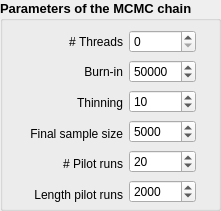
  <widget class="QGroupBox" name="groupBox_3">
   <property name="geometry">
    <rect>
     <x>10</x>
     <y>180</y>
     <width>221</width>
     <height>211</height>
    </rect>
   </property>
   <property name="font">
    <font>
     <pointsize>10</pointsize>
     <weight>75</weight>
     <bold>true</bold>
    </font>
   </property>
   <property name="title">
    <string>Parameters of the MCMC chain</string>
   </property>
   <widget class="QWidget" name="">
    <property name="geometry">
     <rect>
      <x>0</x>
      <y>29</y>
      <width>226</width>
      <height>178</height>
     </rect>
    </property>
    <layout class="QHBoxLayout" name="horizontalLayout_11">
     <item>
      <spacer name="horizontalSpacer_6">
       <property name="orientation">
        <enum>Qt::Horizontal</enum>
       </property>
       <property name="sizeHint" stdset="0">
        <size>
         <width>40</width>
         <height>20</height>
        </size>
       </property>
      </spacer>
     </item>
     <item>
      <layout class="QVBoxLayout" name="verticalLayout_8">
       <item>
        <widget class="QLabel" name="label_15">
         <property name="font">
          <font>
           <pointsize>9</pointsize>
           <weight>50</weight>
           <bold>false</bold>
          </font>
         </property>
         <property name="toolTip">
          <string>Number of CPU threads used
for computation</string>
         </property>
         <property name="locale">
          <locale language="English" country="UnitedStates"/>
         </property>
         <property name="text">
          <string># Threads</string>
         </property>
         <property name="alignment">
          <set>Qt::AlignRight|Qt::AlignTrailing|Qt::AlignVCenter</set>
         </property>
        </widget>
       </item>
       <item>
        <widget class="QLabel" name="label_17">
         <property name="font">
          <font>
           <pointsize>9</pointsize>
           <weight>50</weight>
           <bold>false</bold>
          </font>
         </property>
         <property name="toolTip">
          <string>Length of the MCMC burn-in</string>
         </property>
         <property name="locale">
          <locale language="English" country="UnitedStates"/>
         </property>
         <property name="text">
          <string>Burn-in</string>
         </property>
         <property name="alignment">
          <set>Qt::AlignRight|Qt::AlignTrailing|Qt::AlignVCenter</set>
         </property>
        </widget>
       </item>
       <item>
        <widget class="QLabel" name="label_18">
         <property name="font">
          <font>
           <pointsize>9</pointsize>
           <weight>50</weight>
           <bold>false</bold>
          </font>
         </property>
         <property name="toolTip">
          <string>Thinning interval</string>
         </property>
         <property name="locale">
          <locale language="English" country="UnitedStates"/>
         </property>
         <property name="text">
          <string>Thinning</string>
         </property>
         <property name="alignment">
          <set>Qt::AlignRight|Qt::AlignTrailing|Qt::AlignVCenter</set>
         </property>
        </widget>
       </item>
       <item>
        <widget class="QLabel" name="label_16">
         <property name="font">
          <font>
           <pointsize>9</pointsize>
           <weight>50</weight>
           <bold>false</bold>
          </font>
         </property>
         <property name="toolTip">
          <string>Final sample size
(after thinning and without the burn-in)</string>
         </property>
         <property name="locale">
          <locale language="English" country="UnitedStates"/>
         </property>
         <property name="text">
          <string>Final sample size</string>
         </property>
         <property name="alignment">
          <set>Qt::AlignRight|Qt::AlignTrailing|Qt::AlignVCenter</set>
         </property>
        </widget>
       </item>
       <item>
        <widget class="QLabel" name="label_19">
         <property name="font">
          <font>
           <pointsize>9</pointsize>
           <weight>50</weight>
           <bold>false</bold>
          </font>
         </property>
         <property name="toolTip">
          <string>Number of pilot runs</string>
         </property>
         <property name="locale">
          <locale language="English" country="UnitedStates"/>
         </property>
         <property name="text">
          <string># Pilot runs</string>
         </property>
         <property name="alignment">
          <set>Qt::AlignRight|Qt::AlignTrailing|Qt::AlignVCenter</set>
         </property>
        </widget>
       </item>
       <item>
        <widget class="QLabel" name="label_20">
         <property name="font">
          <font>
           <pointsize>9</pointsize>
           <weight>50</weight>
           <bold>false</bold>
          </font>
         </property>
         <property name="toolTip">
          <string>Length of each pilot run</string>
         </property>
         <property name="locale">
          <locale language="English" country="UnitedStates"/>
         </property>
         <property name="text">
          <string>Length pilot runs</string>
         </property>
         <property name="alignment">
          <set>Qt::AlignRight|Qt::AlignTrailing|Qt::AlignVCenter</set>
         </property>
        </widget>
       </item>
      </layout>
     </item>
     <item>
      <layout class="QVBoxLayout" name="verticalLayout_7">
       <item>
        <widget class="QSpinBox" name="threadBox">
         <property name="font">
          <font>
           <pointsize>9</pointsize>
           <weight>50</weight>
           <bold>false</bold>
          </font>
         </property>
         <property name="locale">
          <locale language="English" country="UnitedStates"/>
         </property>
        </widget>
       </item>
       <item>
        <widget class="QSpinBox" name="burninBox">
         <property name="font">
          <font>
           <pointsize>9</pointsize>
           <weight>50</weight>
           <bold>false</bold>
          </font>
         </property>
         <property name="locale">
          <locale language="English" country="UnitedStates"/>
         </property>
         <property name="maximum">
          <number>10000000</number>
         </property>
         <property name="value">
          <number>50000</number>
         </property>
        </widget>
       </item>
       <item>
        <widget class="QSpinBox" name="thinBox">
         <property name="font">
          <font>
           <pointsize>9</pointsize>
           <weight>50</weight>
           <bold>false</bold>
          </font>
         </property>
         <property name="locale">
          <locale language="English" country="UnitedStates"/>
         </property>
         <property name="maximum">
          <number>100000</number>
         </property>
         <property name="value">
          <number>10</number>
         </property>
        </widget>
       </item>
       <item>
        <widget class="QSpinBox" name="sampleBox">
         <property name="font">
          <font>
           <pointsize>9</pointsize>
           <weight>50</weight>
           <bold>false</bold>
          </font>
         </property>
         <property name="locale">
          <locale language="English" country="UnitedStates"/>
         </property>
         <property name="maximum">
          <number>1000000</number>
         </property>
         <property name="value">
          <number>5000</number>
         </property>
        </widget>
       </item>
       <item>
        <widget class="QSpinBox" name="nbpilotBox">
         <property name="font">
          <font>
           <pointsize>9</pointsize>
           <weight>50</weight>
           <bold>false</bold>
          </font>
         </property>
         <property name="locale">
          <locale language="English" country="UnitedStates"/>
         </property>
         <property name="maximum">
          <number>100</number>
         </property>
         <property name="value">
          <number>20</number>
         </property>
        </widget>
       </item>
       <item>
        <widget class="QSpinBox" name="lengthpilotBox">
         <property name="font">
          <font>
           <pointsize>9</pointsize>
           <weight>50</weight>
           <bold>false</bold>
          </font>
         </property>
         <property name="locale">
          <locale language="English" country="UnitedStates"/>
         </property>
         <property name="maximum">
          <number>1000000</number>
         </property>
         <property name="value">
          <number>2000</number>
         </property>
        </widget>
       </item>
      </layout>
     </item>
     <item>
      <spacer name="horizontalSpacer_5">
       <property name="orientation">
        <enum>Qt::Horizontal</enum>
       </property>
       <property name="sizeHint" stdset="0">
        <size>
         <width>40</width>
         <height>20</height>
        </size>
       </property>
      </spacer>
     </item>
    </layout>
   </widget>
  </widget>
